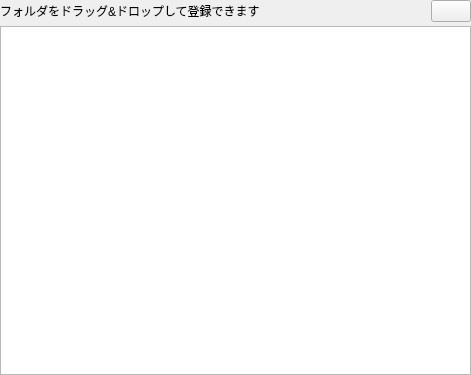
<?xml version="1.0" encoding="UTF-8"?>
<ui version="4.0">
 <class>UIConfigIgnoreFolder</class>
 <widget class="QWidget" name="UIConfigIgnoreFolder">
  <property name="geometry">
   <rect>
    <x>0</x>
    <y>0</y>
    <width>471</width>
    <height>375</height>
   </rect>
  </property>
  <property name="windowTitle">
   <string>Form</string>
  </property>
  <layout class="QVBoxLayout" name="verticalLayout">
   <property name="spacing">
    <number>4</number>
   </property>
   <property name="leftMargin">
    <number>0</number>
   </property>
   <property name="topMargin">
    <number>0</number>
   </property>
   <property name="rightMargin">
    <number>0</number>
   </property>
   <property name="bottomMargin">
    <number>0</number>
   </property>
   <item>
    <layout class="QHBoxLayout" name="horizontalLayout">
     <item>
      <widget class="QLabel" name="label">
       <property name="text">
        <string>フォルダをドラッグ&amp;ドロップして登録できます</string>
       </property>
      </widget>
     </item>
     <item>
      <spacer name="horizontalSpacer">
       <property name="orientation">
        <enum>Qt::Horizontal</enum>
       </property>
       <property name="sizeHint" stdset="0">
        <size>
         <width>40</width>
         <height>20</height>
        </size>
       </property>
      </spacer>
     </item>
     <item>
      <widget class="HFlatPushButton" name="button_m">
       <property name="text">
        <string/>
       </property>
      </widget>
     </item>
    </layout>
   </item>
   <item>
    <widget class="QListWidget" name="listWidget"/>
   </item>
  </layout>
 </widget>
 <customwidgets>
  <customwidget>
   <class>HFlatPushButton</class>
   <extends>QPushButton</extends>
   <header>HFlatPushButton.h</header>
  </customwidget>
 </customwidgets>
 <resources/>
 <connections/>
</ui>
